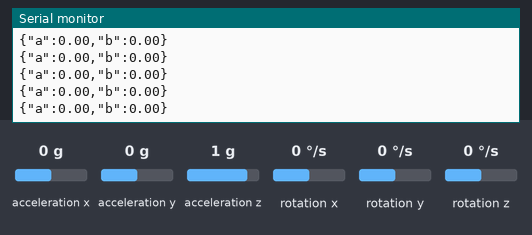
Recording of a program running on a simulated STM32 Blue Pill. Parts: the last lines printed to the serial monitor. Wiring (inferred from the names in the program): MPU-6050 motion sensor at I2C address 0x68. Inputs (shaded band) come from the test bench; at power-on: acceleration x 0 g, acceleration y 0 g, acceleration z 1 g, rotation y 0 °/s, rotation x 0 °/s, rotation z 0 °/s.

Above: at 4.9 s.
5.0 s: acceleration x set to -1.4 g
At 5.6 s:
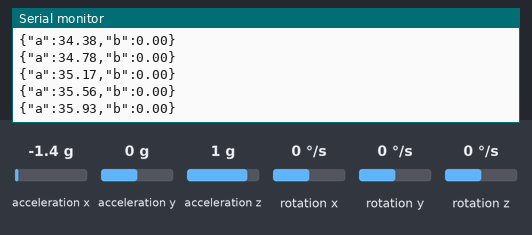
6.5 s: acceleration y set to -1.4 g
At 7.4 s:
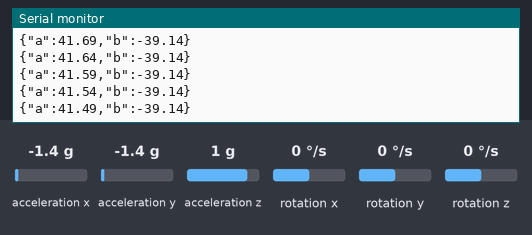
8.0 s: acceleration z set to -1.4 g
At 8.7 s:
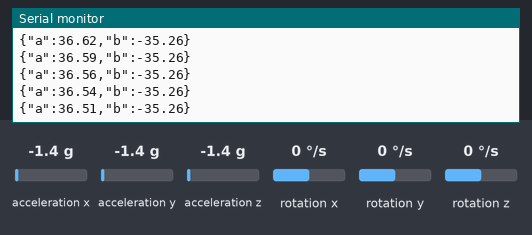
9.5 s: rotation y set to -192 °/s
At 10.0 s:
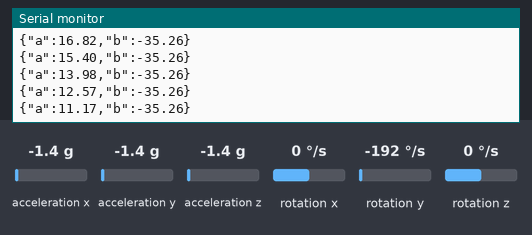
Timing chart, 0 to 12.0 s (numbered marks = the images above; inputs shaded):
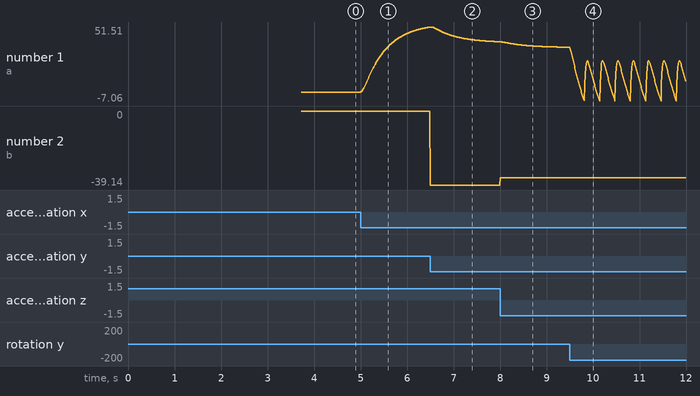

Measured:
- after the input at 5.0 s, the serial monitor: prints a new line at once (image 1)
- plotted number 1: 0 → 51.46 after the input at 5.0 s

The program:

main.cpp
```cpp
/*
 * mpu6050_angle_main.cpp  —  STM32F103C8T6 (Blue Pill) 移植版 v1
 *
 * iPhone Duo「悬浮玻璃」效果 - 角度读取固件
 * 移植自 esp32/mpu6050_angle/main/mpu6050_angle_main.c (ESP-IDF v5.x)
 * 算法、滤波参数、串口协议与输出格式完全一致，只替换了平台层:
 *   ESP-IDF esp_timer / i2c_master  ->  Arduino millis()/micros() + Wire (I2C1)
 *   ESP_LOGI / printf               ->  Serial (USART1)
 *
 * 启动流程（串口可见）:
 *   1. I2C 初始化 + WHO_AM_I 校验
 *   2. 陀螺仪零漂校准: 3 秒采样, 静止检测, 失败自动重试
 *   3. 100Hz 角度输出 (互补滤波, 陀螺仪零漂已扣除)
 *
 * 串口输出: USART1 / 115200, JSON 行 {"a":主角度,"b":副轴角度}
 *   a = 主轴角度 (HINGE_AXIS 决定, 默认绕 Y 轴)
 *   b = 另一轴的角度 (调试用: 判断模块安装方向)
 *
 * 接线:
 *   MPU6050 VCC -> Blue Pill 5V (GY-521 带 LDO; 裸芯片请接 3.3V)
 *   MPU6050 GND -> GND
 *   MPU6050 SCL -> PB6      MPU6050 SDA -> PB7      AD0 -> GND (地址 0x68)
 *   CH340 TX    -> PA10(RX) CH340 RX     -> PA9(TX)  GND 共地
 *   ST-Link SWDIO->PA13     SWCLK->PA14  3.3V/GND 供电
 *
 * 装贴建议: 让模块的 Y 轴(丝印 Y 方向)平行于笔记本转轴。
 * 如果掰动模块时 a 不变而 b 变 → 把 HINGE_AXIS 改为 AXIS_X 重新烧录，
 * 或者干脆在 PC 端 win/config.json 里把 "axis" 改成 "b"（无需重烧）。
 */

#include <Arduino.h>
#include <Wire.h>
#include <math.h>

static const char *TAG = "mpu6050";

/* ---------------- 配置 ---------------- */
/* Blue Pill: I2C1 默认引脚 PB6=SCL, PB7=SDA (与 GY-521 直连) */
#define I2C_SDA_PIN     PB7
#define I2C_SCL_PIN     PB6
#define I2C_FREQ_HZ     400000
#define MPU_ADDR        0x68        // AD0 悬空/GND = 0x68

#define SAMPLE_HZ       100
#define SAMPLE_DT       (1.0f / SAMPLE_HZ)

/*
 * 铰链轴选择:
 *   AXIS_Y(默认): 模块 Y 轴平行于转轴, 角度 = 绕 Y 轴旋转
 *   AXIS_X      : 模块 X 轴平行于转轴, 角度 = 绕 X 轴旋转
 * 方向: 若"开盖时角度变小", 把 HINGE_SIGN 改为 -1
 */
#define AXIS_Y          0
#define AXIS_X          1
#define HINGE_AXIS      AXIS_Y
#define HINGE_SIGN      1

#define CF_GYRO         0.98f
#define CF_ACC          0.02f
#define OUT_ALPHA       0.3f
#define ACC_LP_ALPHA    0.2f        // 加速度计角度低通
/* -------------------------------------- */

/* MPU6050 寄存器 */
#define REG_SMPLRT_DIV  0x19
#define REG_CONFIG      0x1A
#define REG_GYRO_CFG    0x1B
#define REG_ACCEL_CFG   0x1C
#define REG_PWR_MGMT1   0x6B
#define REG_WHO_AM_I    0x75
#define REG_ACCEL_XOUT  0x3B

typedef struct {
    float ax, ay, az;   // g
    float gx, gy, gz;   // deg/s (原始, 未扣零漂)
} imu_sample_t;

/* ---------------- I2C 平台层 ---------------- */
static bool mpu_write(uint8_t reg, uint8_t val)
{
    Wire.beginTransmission(MPU_ADDR);
    Wire.write(reg);
    Wire.write(val);
    return Wire.endTransmission(true) == 0;
}

static bool mpu_read(uint8_t reg, uint8_t *data, uint8_t len)
{
    Wire.beginTransmission(MPU_ADDR);
    Wire.write(reg);
    if (Wire.endTransmission(false) != 0) return false;
    if (Wire.requestFrom((int)MPU_ADDR, (int)len) != len) return false;
    for (uint8_t i = 0; i < len; i++) data[i] = (uint8_t)Wire.read();
    return true;
}

static bool mpu_read_sample(imu_sample_t *s)
{
    uint8_t d[14];
    if (!mpu_read(REG_ACCEL_XOUT, d, 14)) return false;
    s->ax = (int16_t)((d[0] << 8) | d[1]) / 16384.0f;   // ±2g
    s->ay = (int16_t)((d[2] << 8) | d[3]) / 16384.0f;
    s->az = (int16_t)((d[4] << 8) | d[5]) / 16384.0f;
    s->gx = (int16_t)((d[8] << 8) | d[9]) / 131.0f;     // ±250dps
    s->gy = (int16_t)((d[10] << 8) | d[11]) / 131.0f;
    s->gz = (int16_t)((d[12] << 8) | d[13]) / 131.0f;
    return true;
}

static bool mpu_init(void)
{
    uint8_t who = 0;
    if (!mpu_read(REG_WHO_AM_I, &who, 1)) return false;
    Serial.print("[");
    Serial.print(TAG);
    Serial.print("] WHO_AM_I = 0x");
    Serial.println(who, HEX);
    if (who != 0x68) return false;

    if (!mpu_write(REG_PWR_MGMT1, 0x00)) return false;   // wake
    delay(50);
    if (!mpu_write(REG_SMPLRT_DIV, 0x00)) return false;
    if (!mpu_write(REG_CONFIG, 0x03)) return false;       // DLPF 44Hz
    if (!mpu_write(REG_GYRO_CFG, 0x00)) return false;     // ±250dps
    if (!mpu_write(REG_ACCEL_CFG, 0x00)) return false;    // ±2g
    if (!mpu_read(REG_PWR_MGMT1, &who, 1)) return false;  // 回读确认
    if (who != 0x00) return false;
    return true;
}

/* 加速度计角度: 绕 Y 轴 (AXIS_Y) 或绕 X 轴 (AXIS_X) */
static inline float acc_angle_axis(const imu_sample_t *s, int axis)
{
    if (axis == AXIS_Y)
        return atan2f(-s->ax, sqrtf(s->ay * s->ay + s->az * s->az)) * 57.29578f;
    else
        return atan2f(s->ay, sqrtf(s->ax * s->ax + s->az * s->az)) * 57.29578f;
}

static inline float gyro_axis(const imu_sample_t *s, int axis)
{
    return (axis == AXIS_Y) ? s->gy : s->gx;
}

/* ---------- 陀螺仪零漂校准: 3s 采样 + 静止检测, 失败重试 ---------- */
static void gyro_calibrate(float *off_gx, float *off_gy, float *off_gz)
{
    const int N = 300;                       // 3s @ 100Hz
    for (;;) {
        Serial.print("[");
        Serial.print(TAG);
        Serial.println("] >>> 陀螺仪校准中... 请保持模块完全静止 3 秒 <<<");
        float sx = 0, sy = 0, sz = 0;
        float amag_min = 1e9f, amag_max = -1e9f;
        imu_sample_t s;
        bool ok = true;

        for (int i = 0; i < N; i++) {
            if (!mpu_read_sample(&s)) {
                Serial.print("[");
                Serial.print(TAG);
                Serial.println("] 校准期间 I2C 读取失败, 重试");
                ok = false;
                break;
            }
            sx += s.gx; sy += s.gy; sz += s.gz;
            float amag = sqrtf(s.ax * s.ax + s.ay * s.ay + s.az * s.az);
            if (amag < amag_min) amag_min = amag;
            if (amag > amag_max) amag_max = amag;
            delay(1000 / SAMPLE_HZ);
        }
        if (!ok) { delay(500); continue; }

        /* 静止检测: 加速度模长波动应 < 0.05g */
        if (amag_max - amag_min > 0.05f) {
            Serial.print("[");
            Serial.print(TAG);
            Serial.print("] 检测到晃动(幅值波动 ");
            Serial.print(amag_max - amag_min, 3);
            Serial.println("g), 重新校准...");
            continue;
        }
        *off_gx = sx / N; *off_gy = sy / N; *off_gz = sz / N;
        Serial.print("[");
        Serial.print(TAG);
        Serial.print("] 校准完成! 零漂偏移: gx=");
        Serial.print(*off_gx, 2);
        Serial.print(" gy=");
        Serial.print(*off_gy, 2);
        Serial.print(" gz=");
        Serial.print(*off_gz, 2);
        Serial.println(" (deg/s)");
        return;
    }
}

/* ---------------- 浮点定宽输出 (避免 newlib printf %f) ---------------- */
static int fmt2(char *out, float v)
{
    bool neg = (v < 0.0f);
    long m = lroundf(fabsf(v) * 100.0f);
    long ip = m / 100;
    long fp = m % 100;
    return neg ? sprintf(out, "-%ld.%02ld", ip, fp)
               : sprintf(out, "%ld.%02ld", ip, fp);
}

/* 守恒的状态量 */
static float angle = 0, acc_f = 0, out_f = 0;
static float off_gx = 0, off_gy = 0, off_gz = 0;

void setup()
{
    Serial.begin(115200);
    delay(200);
    Serial.println();
    Serial.print("[");
    Serial.print(TAG);
    Serial.println("] STM32F103C8T6 / USART1 115200 / I2C1 PB6(SCL) PB7(SDA)");
    Serial.print("[");
    Serial.print(TAG);
    Serial.println("] 编译时间: " __DATE__ " " __TIME__);

    Wire.setSDA(I2C_SDA_PIN);
    Wire.setSCL(I2C_SCL_PIN);
    Wire.begin();
    Wire.setClock(I2C_FREQ_HZ);

    /* 1. 传感器初始化 (未接线时每 2s 重试, 不崩溃) */
    while (!mpu_init()) {
        Serial.print("[");
        Serial.print(TAG);
        Serial.println("] MPU6050 未就绪。检查接线: VCC->5V GND->GND "
                       "SCL->PB6 SDA->PB7 AD0->GND，2 秒后重试...");
        delay(2000);
    }
    Serial.print("[");
    Serial.print(TAG);
    Serial.println("] MPU6050 初始化 OK");

    /* 2. 陀螺仪零漂校准 */
    gyro_calibrate(&off_gx, &off_gy, &off_gz);

    /* 3. 首帧用加速度计对齐, 避免互补滤波从 0 慢慢收敛 */
    imu_sample_t s0;
    if (mpu_read_sample(&s0)) {
        angle = acc_f = out_f = acc_angle_axis(&s0, HINGE_AXIS) * HINGE_SIGN;
    }

    Serial.print("[");
    Serial.print(TAG);
    Serial.println("] 开始输出角度 @" "100" "Hz: {\"a\":主角度,\"b\":副轴角度}");
}

void loop()
{
    static uint32_t next_us = 0;
    if (next_us == 0) next_us = micros();

    imu_sample_t s;
    if (mpu_read_sample(&s)) {
        float main_acc = acc_angle_axis(&s, HINGE_AXIS) * HINGE_SIGN;
        float main_gyro = gyro_axis(&s, HINGE_AXIS) * HINGE_SIGN;

        /* 扣除零漂 */
        float g = main_gyro - ((HINGE_AXIS == AXIS_Y) ? off_gy : off_gx) * HINGE_SIGN;

        acc_f += ACC_LP_ALPHA * (main_acc - acc_f);

        angle = CF_GYRO * (angle + g * SAMPLE_DT) + CF_ACC * acc_f;
        if (fabsf(angle - acc_f) > 45.0f) angle = acc_f;   // 发散保护
        out_f += OUT_ALPHA * (angle - out_f);

        /* b = 另一轴角度, 用于判断安装方向 */
        float other = acc_angle_axis(&s, (HINGE_AXIS == AXIS_Y) ? AXIS_X : AXIS_Y);

        char line[64];
        int n = 0;
        n += sprintf(line + n, "{\"a\":");
        n += fmt2(line + n, out_f);
        n += sprintf(line + n, ",\"b\":");
        n += fmt2(line + n, other);
        line[n++] = '}';
        line[n++] = '\n';
        Serial.write((const uint8_t *)line, n);
    } else {
        Serial.print("[");
        Serial.print(TAG);
        Serial.println("] I2C 读取失败, 检查接线");
        delay(100);
    }

    next_us += 1000000UL / SAMPLE_HZ;
    int32_t wait = (int32_t)(next_us - micros());
    if (wait > 0) {
        delayMicroseconds((uint32_t)wait);
    } else {
        next_us = micros();          // 落后太多则重同步, 不补帧
    }
}
```
